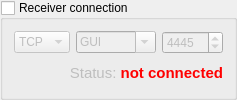
       <widget class="QGroupBox" name="receiverConnectionOptionGroup">
        <property name="sizePolicy">
         <sizepolicy hsizetype="Preferred" vsizetype="Fixed">
          <horstretch>0</horstretch>
          <verstretch>0</verstretch>
         </sizepolicy>
        </property>
        <property name="toolTip">
         <string>&lt;!DOCTYPE HTML PUBLIC &quot;-//W3C//DTD HTML 4.0//EN&quot; &quot;http://www.w3.org/TR/REC-html40/strict.dtd&quot;&gt;
&lt;html&gt;&lt;head&gt;&lt;meta name=&quot;qrichtext&quot; content=&quot;1&quot; /&gt;&lt;style type=&quot;text/css&quot;&gt;
p, li { white-space: pre-wrap; }
&lt;/style&gt;&lt;/head&gt;&lt;body style=&quot; font-family:'Samyak Oriya'; font-size:11pt; font-weight:400; font-style:normal;&quot;&gt;
&lt;p style=&quot; margin-top:0px; margin-bottom:0px; margin-left:0px; margin-right:0px; -qt-block-indent:0; text-indent:0px;&quot;&gt;The receiver is the &lt;span style=&quot; font-weight:600;&quot;&gt;server in the connection&lt;/span&gt;.&lt;/p&gt;
&lt;p style=&quot; margin-top:0px; margin-bottom:0px; margin-left:0px; margin-right:0px; -qt-block-indent:0; text-indent:0px;&quot;&gt;You can either connect to a &lt;span style=&quot; font-weight:600;&quot;&gt;remote service&lt;/span&gt; and forward sender's messages or use the &lt;span style=&quot; font-weight:600;&quot;&gt;GUI&lt;/span&gt; to receive and reply to them.&lt;/p&gt;&lt;/body&gt;&lt;/html&gt;</string>
        </property>
        <property name="title">
         <string>Receiver connection</string>
        </property>
        <property name="checkable">
         <bool>true</bool>
        </property>
        <property name="checked">
         <bool>false</bool>
        </property>
        <layout class="QVBoxLayout" name="verticalLayout_8">
         <item>
          <layout class="QHBoxLayout" name="horizontalLayout_2">
           <item>
            <widget class="QComboBox" name="receiverSocketTypeCombo">
             <property name="enabled">
              <bool>false</bool>
             </property>
             <item>
              <property name="text">
               <string>TCP</string>
              </property>
             </item>
             <item>
              <property name="text">
               <string>UDP</string>
              </property>
             </item>
            </widget>
           </item>
           <item>
            <widget class="QComboBox" name="receiverHostCombo">
             <property name="editable">
              <bool>true</bool>
             </property>
             <property name="currentIndex">
              <number>1</number>
             </property>
             <item>
              <property name="text">
               <string>localhost</string>
              </property>
             </item>
             <item>
              <property name="text">
               <string>GUI</string>
              </property>
             </item>
            </widget>
           </item>
           <item>
            <widget class="QSpinBox" name="receiverPortSpin">
             <property name="maximum">
              <number>65535</number>
             </property>
             <property name="value">
              <number>4445</number>
             </property>
            </widget>
           </item>
          </layout>
         </item>
         <item>
          <widget class="QLabel" name="receiverStatusLabel">
           <property name="text">
            <string>&lt;!DOCTYPE HTML PUBLIC &quot;-//W3C//DTD HTML 4.0//EN&quot; &quot;http://www.w3.org/TR/REC-html40/strict.dtd&quot;&gt;
&lt;html&gt;&lt;head&gt;&lt;meta name=&quot;qrichtext&quot; content=&quot;1&quot; /&gt;&lt;style type=&quot;text/css&quot;&gt;
p, li { white-space: pre-wrap; }
&lt;/style&gt;&lt;/head&gt;&lt;body style=&quot; font-family:'Samyak Oriya'; font-size:11pt; font-weight:400; font-style:normal;&quot;&gt;
&lt;p align=&quot;right&quot; style=&quot; margin-top:0px; margin-bottom:0px; margin-left:0px; margin-right:0px; -qt-block-indent:0; text-indent:0px;&quot;&gt;Status: &lt;span style=&quot; font-weight:600; color:#ff0000;&quot;&gt;not connected&lt;/span&gt;&lt;/p&gt;&lt;/body&gt;&lt;/html&gt;</string>
           </property>
          </widget>
         </item>
        </layout>
       </widget>
